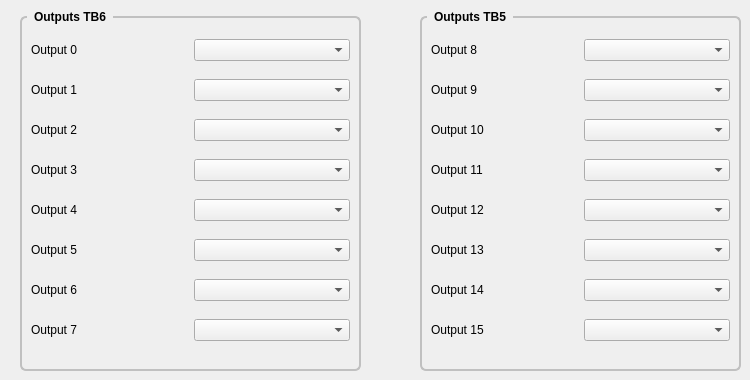
      <widget class="QWidget" name="outputs">
       <attribute name="title">
        <string>Outputs</string>
       </attribute>
       <widget class="QGroupBox" name="gridGroupBox">
        <property name="geometry">
         <rect>
          <x>20</x>
          <y>10</y>
          <width>341</width>
          <height>361</height>
         </rect>
        </property>
        <property name="styleSheet">
         <string notr="true">QGroupBox {
    font: bold;
    border: 2px solid silver;
    border-radius: 6px;
    margin-top: 6px;
}

QGroupBox::title {
    subcontrol-origin: margin;
    left: 7px;
    padding: 0px 5px 0px 5px;
}</string>
        </property>
        <property name="title">
         <string>Outputs TB6</string>
        </property>
        <layout class="QGridLayout" name="gridLayout_45">
         <item row="0" column="1">
          <widget class="QComboBox" name="output_0"/>
         </item>
         <item row="3" column="1">
          <widget class="QComboBox" name="output_3"/>
         </item>
         <item row="0" column="0">
          <widget class="QLabel" name="label_22">
           <property name="text">
            <string>Output 0</string>
           </property>
          </widget>
         </item>
         <item row="1" column="0">
          <widget class="QLabel" name="label_23">
           <property name="text">
            <string>Output 1</string>
           </property>
          </widget>
         </item>
         <item row="1" column="1">
          <widget class="QComboBox" name="output_1"/>
         </item>
         <item row="4" column="1">
          <widget class="QComboBox" name="output_4"/>
         </item>
         <item row="2" column="1">
          <widget class="QComboBox" name="output_2"/>
         </item>
         <item row="5" column="1">
          <widget class="QComboBox" name="output_5"/>
         </item>
         <item row="2" column="0">
          <widget class="QLabel" name="label_24">
           <property name="text">
            <string>Output 2</string>
           </property>
          </widget>
         </item>
         <item row="3" column="0">
          <widget class="QLabel" name="label_25">
           <property name="text">
            <string>Output 3</string>
           </property>
          </widget>
         </item>
         <item row="4" column="0">
          <widget class="QLabel" name="label_26">
           <property name="text">
            <string>Output 4</string>
           </property>
          </widget>
         </item>
         <item row="5" column="0">
          <widget class="QLabel" name="label_293">
           <property name="text">
            <string>Output 5</string>
           </property>
          </widget>
         </item>
         <item row="7" column="0">
          <widget class="QLabel" name="label_425">
           <property name="text">
            <string>Output 7</string>
           </property>
          </widget>
         </item>
         <item row="7" column="1">
          <widget class="QComboBox" name="output_7"/>
         </item>
         <item row="6" column="0">
          <widget class="QLabel" name="label_426">
           <property name="text">
            <string>Output 6</string>
           </property>
          </widget>
         </item>
         <item row="6" column="1">
          <widget class="QComboBox" name="output_6"/>
         </item>
        </layout>
       </widget>
       <widget class="QGroupBox" name="gridGroupBox">
        <property name="geometry">
         <rect>
          <x>420</x>
          <y>10</y>
          <width>321</width>
          <height>361</height>
         </rect>
        </property>
        <property name="styleSheet">
         <string notr="true">QGroupBox {
    font: bold;
    border: 2px solid silver;
    border-radius: 6px;
    margin-top: 6px;
}

QGroupBox::title {
    subcontrol-origin: margin;
    left: 7px;
    padding: 0px 5px 0px 5px;
}</string>
        </property>
        <property name="title">
         <string>Outputs TB5</string>
        </property>
        <layout class="QGridLayout" name="gridLayout_51">
         <item row="0" column="0">
          <widget class="QLabel" name="label_433">
           <property name="text">
            <string>Output 8</string>
           </property>
          </widget>
         </item>
         <item row="1" column="0">
          <widget class="QLabel" name="label_434">
           <property name="text">
            <string>Output 9</string>
           </property>
          </widget>
         </item>
         <item row="2" column="0">
          <widget class="QLabel" name="label_430">
           <property name="text">
            <string>Output 10</string>
           </property>
          </widget>
         </item>
         <item row="3" column="0">
          <widget class="QLabel" name="label_432">
           <property name="text">
            <string>Output 11</string>
           </property>
          </widget>
         </item>
         <item row="4" column="0">
          <widget class="QLabel" name="label_428">
           <property name="text">
            <string>Output 12</string>
           </property>
          </widget>
         </item>
         <item row="1" column="1">
          <widget class="QComboBox" name="output_9"/>
         </item>
         <item row="4" column="1">
          <widget class="QComboBox" name="output_12"/>
         </item>
         <item row="2" column="1">
          <widget class="QComboBox" name="output_10"/>
         </item>
         <item row="0" column="1">
          <widget class="QComboBox" name="output_8"/>
         </item>
         <item row="3" column="1">
          <widget class="QComboBox" name="output_11"/>
         </item>
         <item row="5" column="0">
          <widget class="QLabel" name="label_431">
           <property name="text">
            <string>Output 13</string>
           </property>
          </widget>
         </item>
         <item row="6" column="0">
          <widget class="QLabel" name="label_429">
           <property name="text">
            <string>Output 14</string>
           </property>
          </widget>
         </item>
         <item row="7" column="0">
          <widget class="QLabel" name="label_427">
           <property name="text">
            <string>Output 15</string>
           </property>
          </widget>
         </item>
         <item row="7" column="1">
          <widget class="QComboBox" name="output_15"/>
         </item>
         <item row="5" column="1">
          <widget class="QComboBox" name="output_13"/>
         </item>
         <item row="6" column="1">
          <widget class="QComboBox" name="output_14"/>
         </item>
        </layout>
       </widget>
      </widget>
